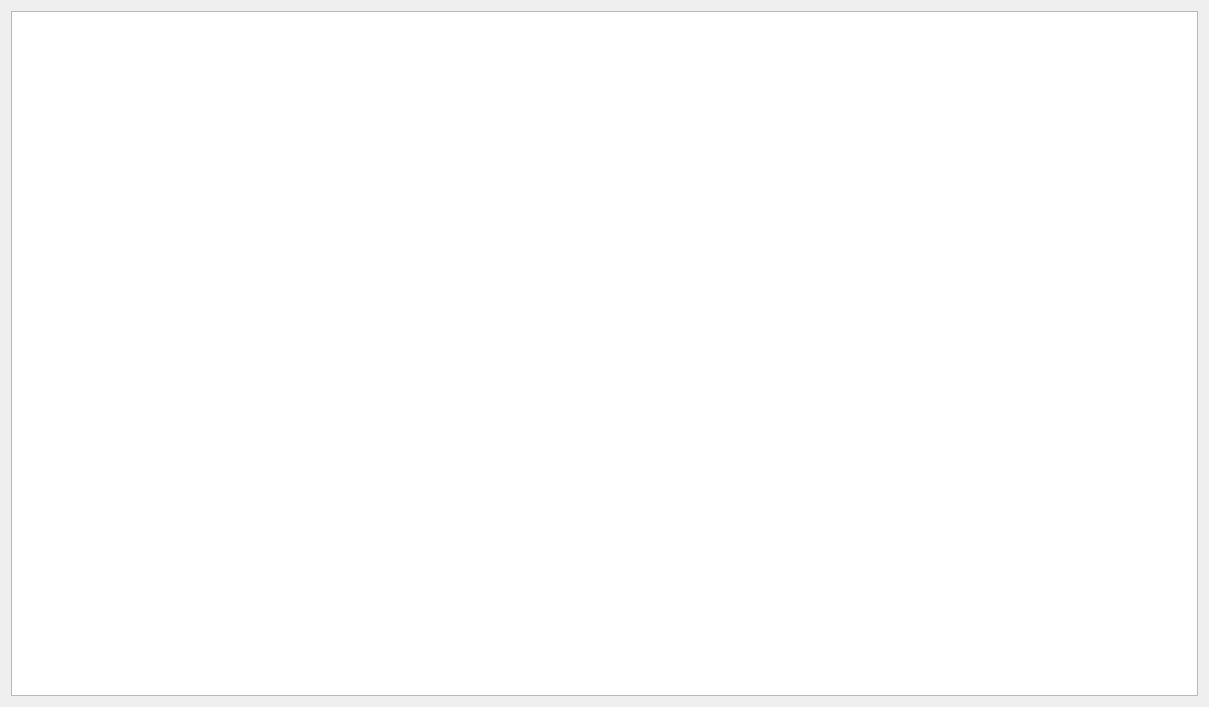
<?xml version="1.0" encoding="UTF-8"?>
<ui version="4.0">
 <class>Dialog</class>
 <widget class="QDialog" name="Dialog">
  <property name="geometry">
   <rect>
    <x>0</x>
    <y>0</y>
    <width>1209</width>
    <height>707</height>
   </rect>
  </property>
  <property name="sizePolicy">
   <sizepolicy hsizetype="Maximum" vsizetype="Minimum">
    <horstretch>0</horstretch>
    <verstretch>0</verstretch>
   </sizepolicy>
  </property>
  <property name="windowTitle">
   <string>Viewer</string>
  </property>
  <property name="layoutDirection">
   <enum>Qt::LeftToRight</enum>
  </property>
  <property name="styleSheet">
   <string notr="true"/>
  </property>
  <layout class="QHBoxLayout" name="horizontalLayout">
   <item>
    <widget class="QTableView" name="tableView">
     <property name="sizePolicy">
      <sizepolicy hsizetype="Expanding" vsizetype="Expanding">
       <horstretch>0</horstretch>
       <verstretch>0</verstretch>
      </sizepolicy>
     </property>
     <property name="minimumSize">
      <size>
       <width>899</width>
       <height>650</height>
      </size>
     </property>
    </widget>
   </item>
  </layout>
 </widget>
 <resources/>
 <connections/>
</ui>
